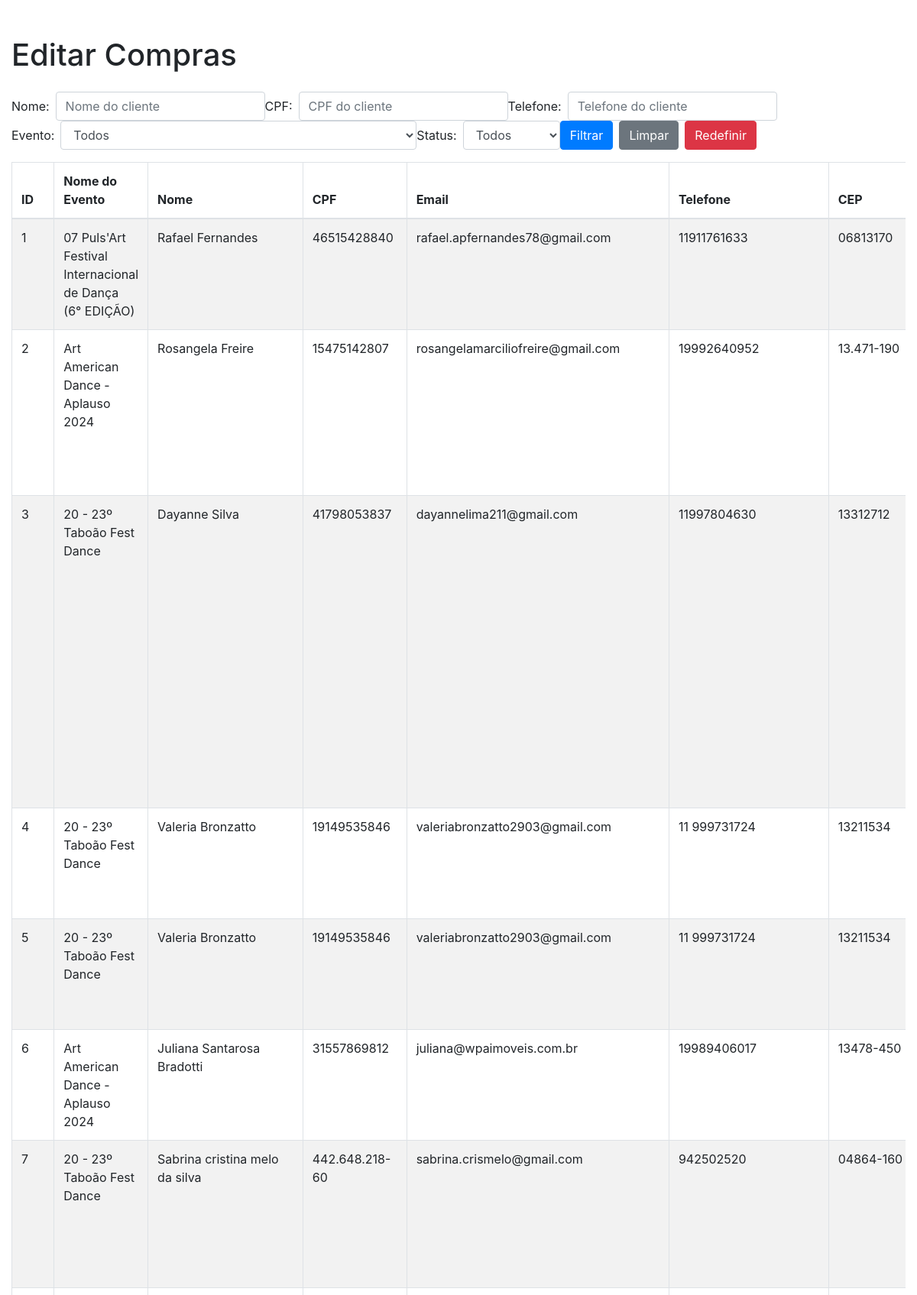
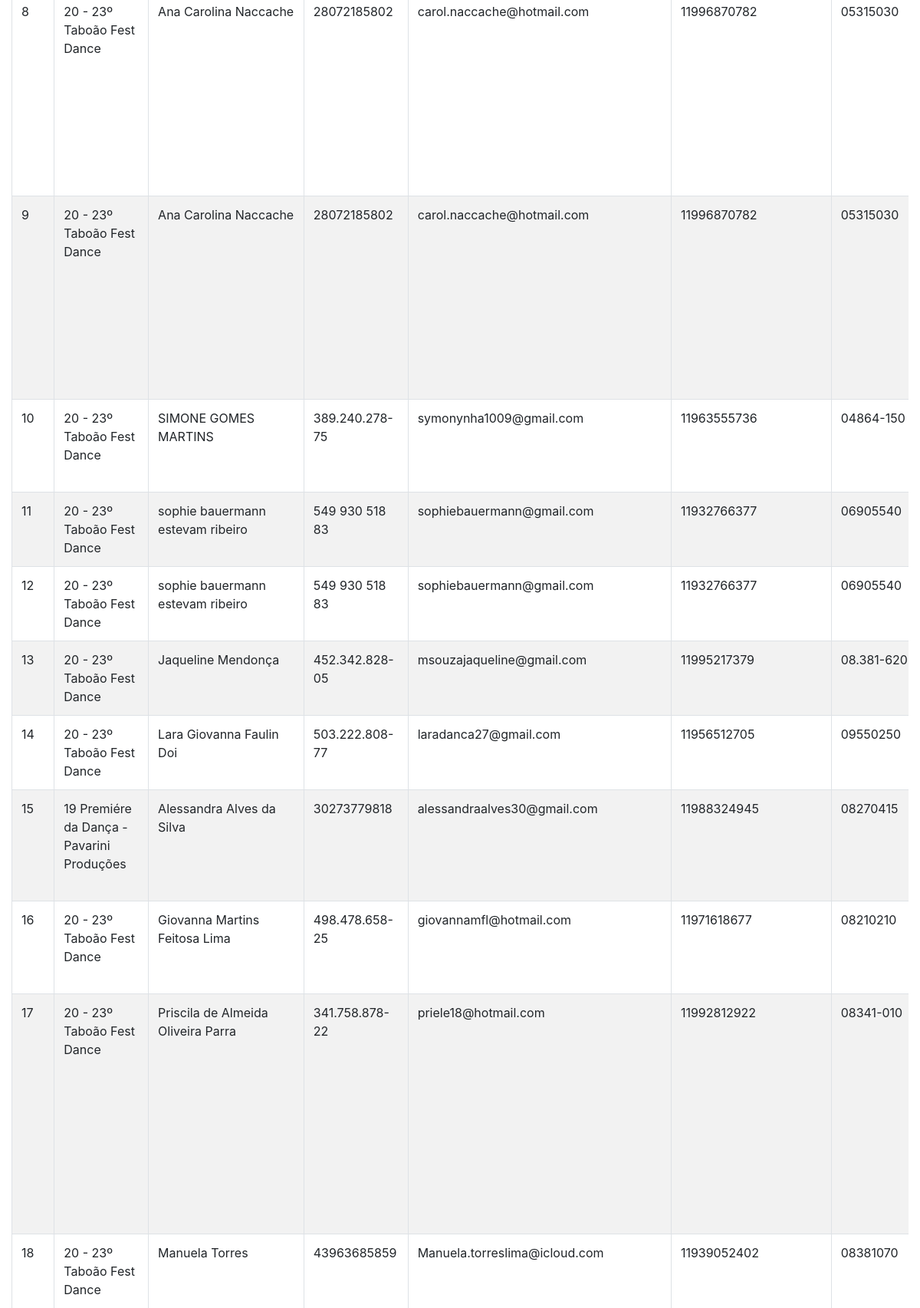
Screenshot of /editar-compras (upper part) with the database file from the repository (2 pictures, top to bottom).
### db.py (models this page shows)
class Compra(db.Model):
    id = db.Column(db.Integer, primary_key=True)
    nome = db.Column(db.String(100), nullable=False)
    cpf = db.Column(db.String(11), nullable=False)
    email = db.Column(db.String(100), nullable=False)
    telefone = db.Column(db.String(15), nullable=False)  # Novo campo para o telefone
    cep = db.Column(db.String(8), nullable=False)
    rua = db.Column(db.String(100), nullable=False)
    numero = db.Column(db.String(10), nullable=False)
    bairro = db.Column(db.String(50), nullable=False)
    cidade = db.Column(db.String(50), nullable=False)
    estado = db.Column(db.String(2), nullable=False)
    imagens_selecionadas = db.Column(db.Text, nullable=False)
    total = db.Column(db.Float, nullable=False)
    data_compra = db.Column(db.DateTime, default=datetime.utcnow)
    nome_evento = db.Column(db.String(100), nullable=False)  # Novo campo para o nome do evento
    status = db.Column(db.String(20), nullable=False, default='Pendente')  # Novo campo para status

### app.py (the view, shortened to what this page needs)
@app.route('/editar-compras', methods=['GET', 'POST'])
def editar_compras():
    try:
        query = Compra.query
        eventos = db.session.query(Compra.nome_evento).distinct().all()
        eventos = [evento[0] for evento in eventos]  # Extrai o nome do evento de cada tupla
        compras = query.all()
        return render_template('editar_compras.html', compras=compras, eventos=eventos)
    except Exception as e:
        logger.error(f"Erro ao carregar as compras: {e}")
        return render_template('error.html', message=str(e)), 500

### templates/editar_compras.html (shortened to what this page needs)
<!DOCTYPE html>
<html lang="pt">
<head>
    <link rel="stylesheet" href="https://stackpath.bootstrapcdn.com/bootstrap/4.5.2/css/bootstrap.min.css">
</head>
<body>
    <div class="container-fluid mt-5">
        <h1 class="mb-4">Editar Compras</h1>
        <form class="form-inline mb-3" method="POST" action="{{ url_for('editar_compras') }}">
            <div class="form-group">
                <label for="nome" class="mr-2">Nome:</label>
                <input type="text" class="form-control" id="nome" name="nome" placeholder="Nome do cliente">
            </div>
            <div class="form-group">
                <label for="cpf" class="mr-2">CPF:</label>
                <input type="text" class="form-control" id="cpf" name="cpf" placeholder="CPF do cliente">
            </div>
            <div class="form-group">
                <label for="telefone" class="mr-2">Telefone:</label>
                <input type="text" class="form-control" id="telefone" name="telefone" placeholder="Telefone do cliente">
            </div>
            <div class="form-group">
                <label for="evento" class="mr-2">Evento:</label>
                <select class="form-control" id="evento" name="evento">
                    <option value="">Todos</option>
                </select>
            </div>
            <div class="form-group">
                <label for="status" class="mr-2">Status:</label>
                <select class="form-control" id="status" name="status">
                    <option value="">Todos</option>
                </select>
            </div>
            <button type="submit" class="btn btn-primary">Filtrar</button>
            <button type="reset" class="btn btn-secondary ml-2">Limpar</button>
            <a href="{{ url_for('editar_compras') }}" class="btn btn-danger ml-2">Redefinir</a>
        </form>
        <div class="table-responsive">
            <table class="table table-bordered table-striped">
                <thead>
                    <tr>
                        <th>ID</th>
                        <th>Nome do Evento</th>
                        <th>Nome</th>
                        <th>CPF</th>
                        <th>Email</th>
                        <th>Telefone</th>
                        <th>CEP</th>
                    </tr>
                </thead>
                <tbody>
                    {% for compra in compras %}
                    <tr>
                        <td>{{ compra.id }}</td>
                        <td>{{ compra.nome_evento }}</td>
                        <td>{{ compra.nome }}</td>
                        <td>{{ compra.cpf }}</td>
                        <td>{{ compra.email }}</td>
                        <td>{{ compra.telefone }}</td>
                        <td>{{ compra.cep }}</td>
                    </tr>
                    {% endfor %}
                </tbody>
            </table>
        </div>
    </div>
</body>
</html>

### rows the page displays
Compra: id "1", nome_evento "07 Puls'Art Festival Internacional de Dança (6° EDIÇÃO)", nome "Rafael Fernandes", cpf "46515428840", email "rafael.apfernandes78@gmail.com", telefone "11911761633", cep "06813170"
Compra: id "2", nome_evento "Art American Dance - Aplauso 2024", nome "Rosangela Freire", cpf "15475142807", email "rosangelamarciliofreire@gmail.com", telefone "19992640952", cep "13.471-190"
Compra: id "3", nome_evento "20 - 23º Taboão Fest Dance", nome "Dayanne Silva", cpf "41798053837", email "dayannelima211@gmail.com", telefone "11997804630", cep "13312712"
Compra: id "4", nome_evento "20 - 23º Taboão Fest Dance", nome "Valeria Bronzatto", cpf "19149535846", email "valeriabronzatto2903@gmail.com", telefone "11 999731724", cep "13211534"
Compra: id "5", nome_evento "20 - 23º Taboão Fest Dance", nome "Valeria Bronzatto", cpf "19149535846", email "valeriabronzatto2903@gmail.com", telefone "11 999731724", cep "13211534"
Compra: id "6", nome_evento "Art American Dance - Aplauso 2024", nome "Juliana Santarosa Bradotti", cpf "31557869812", email "juliana@wpaimoveis.com.br", telefone "19989406017", cep "13478-450"
Compra: id "7", nome_evento "20 - 23º Taboão Fest Dance", nome "Sabrina cristina melo da silva", cpf "442.648.218-60", email "sabrina.crismelo@gmail.com", telefone "942502520", cep "04864-160"
Compra: id "8", nome_evento "20 - 23º Taboão Fest Dance", nome "Ana Carolina Naccache", cpf "28072185802", email "carol.naccache@hotmail.com", telefone "11996870782", cep "05315030"
Compra: id "9", nome_evento "20 - 23º Taboão Fest Dance", nome "Ana Carolina Naccache", cpf "28072185802", email "carol.naccache@hotmail.com", telefone "11996870782", cep "05315030"
Compra: id "10", nome_evento "20 - 23º Taboão Fest Dance", nome "SIMONE GOMES MARTINS", cpf "389.240.278-75", email "symonynha1009@gmail.com", telefone "11963555736", cep "04864-150"
Compra: id "11", nome_evento "20 - 23º Taboão Fest Dance", nome "sophie bauermann estevam ribeiro", cpf "549 930 518 83", email "sophiebauermann@gmail.com", telefone "11932766377", cep "06905540"
Compra: id "12", nome_evento "20 - 23º Taboão Fest Dance", nome "sophie bauermann estevam ribeiro", cpf "549 930 518 83", email "sophiebauermann@gmail.com", telefone "11932766377", cep "06905540"
Compra: id "13", nome_evento "20 - 23º Taboão Fest Dance", nome "Jaqueline Mendonça", cpf "452.342.828-05", email "msouzajaqueline@gmail.com", telefone "11995217379", cep "08.381-620"
Compra: id "14", nome_evento "20 - 23º Taboão Fest Dance", nome "Lara Giovanna Faulin Doi", cpf "503.222.808-77", email "laradanca27@gmail.com", telefone "11956512705", cep "09550250"
Compra: id "15", nome_evento "19 Premiére da Dança - Pavarini Produções", nome "Alessandra Alves da Silva", cpf "30273779818", email "alessandraalves30@gmail.com", telefone "11988324945", cep "08270415"
Compra: id "16", nome_evento "20 - 23º Taboão Fest Dance", nome "Giovanna Martins Feitosa Lima", cpf "498.478.658-25", email "giovannamfl@hotmail.com", telefone "11971618677", cep "08210210"
Compra: id "17", nome_evento "20 - 23º Taboão Fest Dance", nome "Priscila de Almeida Oliveira Parra", cpf "341.758.878-22", email "priele18@hotmail.com", telefone "11992812922", cep "08341-010"
Compra: id "18", nome_evento "20 - 23º Taboão Fest Dance", nome "Manuela Torres", cpf "43963685859", email "Manuela.torreslima@icloud.com", telefone "11939052402", cep "08381070"
